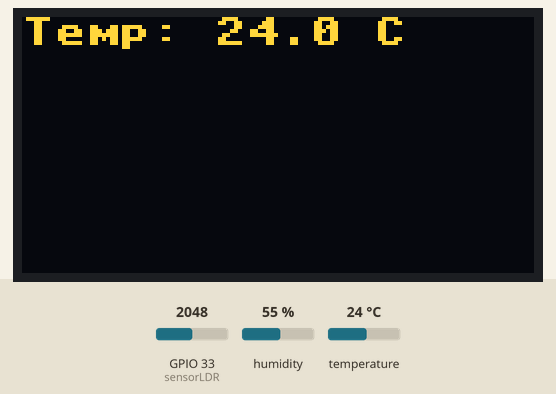
A program run on a simulated ESP32 board running MicroPython. Parts: 128×64 one-colour display. Wiring (from the project's diagram.json): DHT22 sensor on GPIO 23, light sensor on GPIO 33. Inputs (shaded band) come from the test bench; at power-on: temperature 24 °C, GPIO 33 (sensorLDR) = 2048, humidity 55 % (analog values on the 0–4095 scale). The OLED is the two-colour kind (top 16 rows yellow); library files of the repository ran but are not shown: ssd1306.py.

Above: at 1.2 s.
1.3 s: temperature set to 12 °C
At 1.7 s:
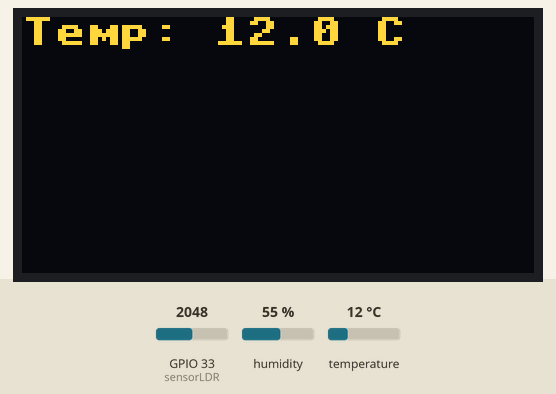
2.8 s: temperature set to 19 °C
4.3 s: temperature set to 28 °C
At 5.7 s:
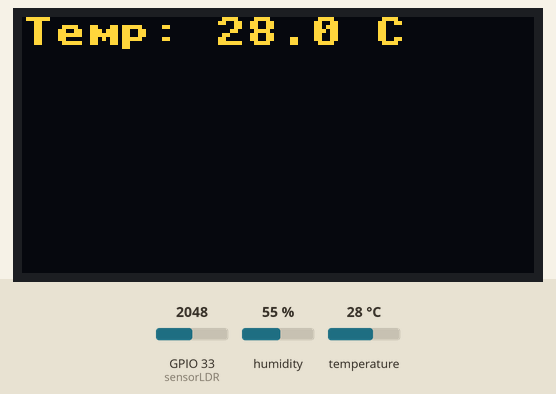
Timing chart, 0 to 7.3 s (numbered marks = the images above; inputs shaded):
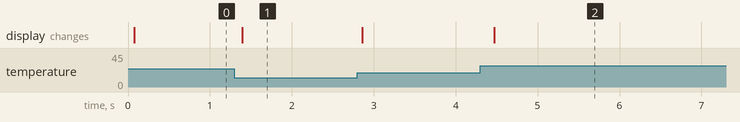

Measured:
- after the input at 1.3 s, the display: changes after 0.09 s (image 1)
- after the input at 4.3 s, the display: changes after 0.17 s (image 2)

The program:

main.py
```python
import dht
import machine
from machine import Pin, I2C
import time
import ssd1306

# Definir o pino ao qual o sensor DHT22 está conectado
pinDHT = 23
pinLDR = 33

# Inicializar o sensor DHT22
sensorDHT = dht.DHT22(machine.Pin(pinDHT))
sensorLDR = machine.ADC(machine.Pin(pinLDR))

# Configurar o display OLED
i2c = I2C(0, scl=Pin(22), sda=Pin(21))
oled_width = 128
oled_height = 64

oled = ssd1306.SSD1306_I2C(oled_width, oled_height, i2c)

# Inicializar o botão
botao_pin = machine.Pin(33, machine.Pin.IN, machine.Pin.PULL_UP)

# Limite de luminosidade para distinguir entre manhã e noite
limite_luminosidade = 1000

# Variável para armazenar o modo de exibição atual

modos_exibicao = ['manha_noite', 'temperatura', 'umidade']
modo_exibicao = modos_exibicao[0]

def exibir_temperatura(temperatura):
    # Limpar o display
    oled.fill(0)

    # Escrever os valores na tela
    oled.text("Temp: {:.1f} C".format(temperatura), 0, 0)

    # Atualizar o display
    oled.show()

def exibir_umidade(umidade):
    # Limpar o display
    oled.fill(0)

    # Escrever os valores na tela
    oled.text("Umidade: {:.1f} %".format(umidade), 0, 16)

    # Atualizar o display
    oled.show()

def exibir_manha_noite(luminosidade):
    periodo = "Manha" if luminosidade > limite_luminosidade else "Noite"
    # Limpar o display
    oled.fill(0)

    # Escrever os valores na tela
    # oled.text("Luminosidade: {}".format(luminosidade), 0, 0)
    oled.text("Periodo: {}".format(periodo), 0, 16)

    # Atualizar o display
    oled.show()

while True:
    try:
        # Realizar a leitura dos dados do sensor
        sensorDHT.measure()

        # Obter os valores de temperatura e umidade
        temperatura = sensorDHT.temperature()
        umidade = sensorDHT.humidity()

        # Ler o valor do sensor LDR
        luminosidade = sensorLDR.read()

        # Ler o estado do botão
        botao_pressionado = not botao_pin.value()

        # Verificar se o botão foi pressionado
        if botao_pressionado:
            if modo_exibicao == modos_exibicao[0]:
                modo_exibicao = modos_exibicao[1]
            elif modo_exibicao == modos_exibicao[1]:
                modo_exibicao = modos_exibicao[2]
            else:
                modo_exibicao = modos_exibicao[0]

        # Atualizar o modo de exibição
        if modo_exibicao == modos_exibicao[0]:
            exibir_temperatura(temperatura)
        elif modo_exibicao == modos_exibicao[1]:
            exibir_umidade(umidade)
        else:
            exibir_manha_noite(luminosidade)

    except OSError as e:
        print("Erro ao ler dados do sensor:", e)

      # Aguardar um curto período para evitar leituras rápidas do botão
    time.sleep(0.1)
```
